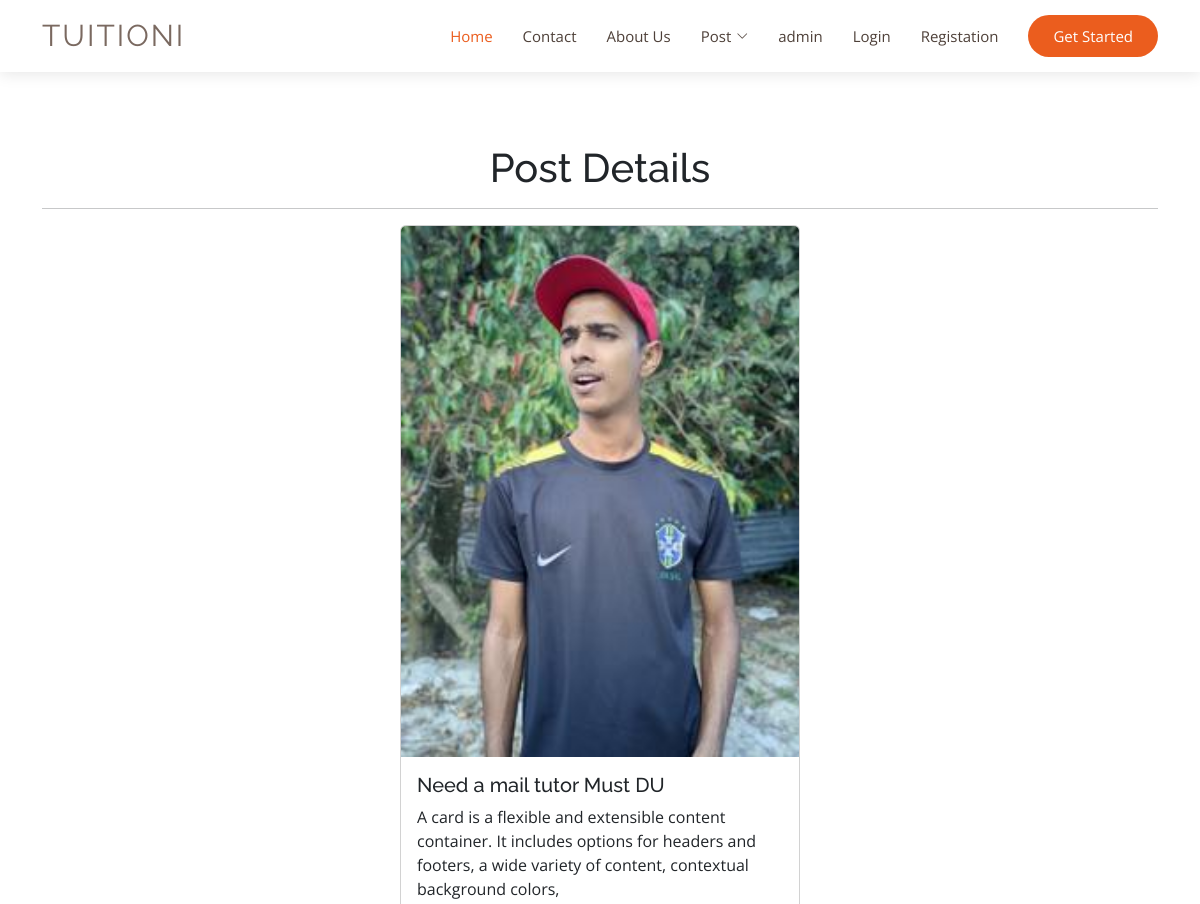
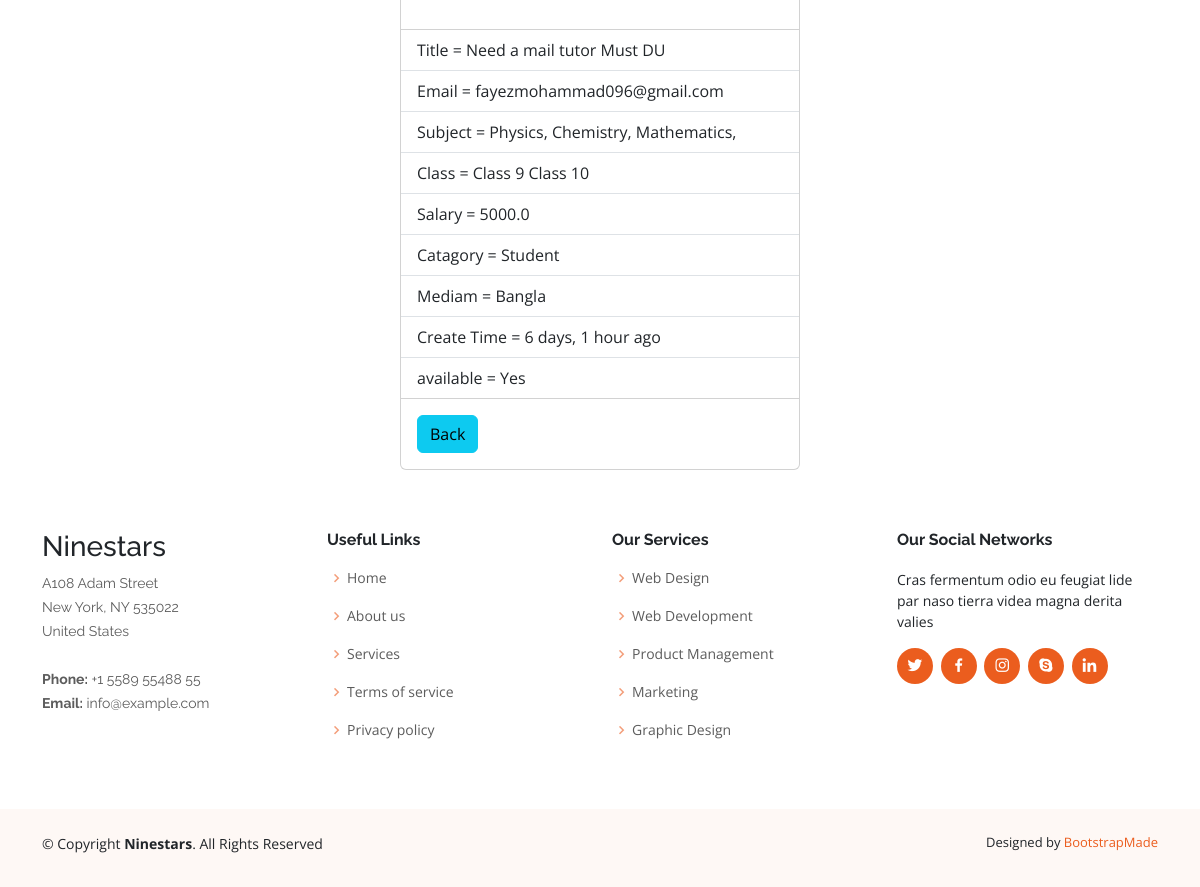
The app's page /tuition/post_detail/13/ with its own data (2 pictures, top to bottom).
### tuition/models.py (models this page shows, shortened)
class post(models.Model):
   CATAGORY = (
      ('Student','Student'),
      ('Teacher','Teacher'),
   )
   MEDIUM = (
      ('Bangla','Bangla'),
      ('English','English'),
      ('Hindi','Hindi'),
   )
   user = models.ForeignKey(User,on_delete=models.CASCADE,related_name='post_set',blank=True,null=True)
   id = models.AutoField(primary_key=True)
   title = models.CharField(max_length=100)
   slug = models.CharField(max_length=50,default=title)
   email = models.EmailField(max_length=254)
   salary = models.FloatField()
   details = models.TextField()
   available = models.BooleanField()
   catagory= models.CharField(max_length=50, choices=CATAGORY)
   created_at = models.DateTimeField(default=now)
   image = models.ImageField(default='default.jpg', upload_to='tuition/images')
   medium = MultiSelectField(max_length=255,default='English',max_choices=3,choices=MEDIUM)
   subject = models.ManyToManyField(Subject,related_name='subject_set')
   class_in = models.ManyToManyField(Class_in,related_name='class_set')

class Subject(models.Model):
   name = models.CharField(max_length=100)

class Class_in(models.Model):
   name = models.CharField(max_length=100)

### tuition/views.py (the view)
# urls.py: path('post_detail/<int:id>/', post_detail, name= "post_detail"),
def post_detail(request,id):
    postdetail = post.objects.get(id=id)
    return render(request,'tuition/postdetail.html',{'postdetail':postdetail})

### templates/tuition/postdetail.html (shortened to what this page needs)
{% include 'header.html' %}
<br><br><br>
{% block body %}
{% load humanize %}
<div class='container '>
    <h1 class=text-center>Post Details </h1><hr>
<div class="card mx-auto" style="width: 25rem;">
    <img src="{{postdetail.image.url}}" class="card-img-top " alt="Image">
    <div class="card-body">
      <h5 class="card-title">{{postdetail.title}}</h5>
      <p>{{postdetail.details}}</p>
    </div>
    <ul class="list-group list-group-flush">
      <li class="list-group-item">Title = {{postdetail.title}}<br></li>
      <li class="list-group-item">Email = {{postdetail.email}}<br></li>
      <li class="list-group-item">Subject = {% for s  in postdetail.subject.all  %}
        {{s.name}},
    {% endfor %}</li>
      <li class="list-group-item">Class = {% for c  in postdetail.class_in.all  %}
        {{c.name}}
    {% endfor %}</li>
    <li class="list-group-item"> Salary = {{postdetail.salary}}<br></li>
    <li class="list-group-item">Catagory = {{postdetail.catagory}}<br></li>
    <li class="list-group-item">Mediam = {{postdetail.medium}}<br></li>
    <li class="list-group-item">Create Time = {{postdetail.created_at | naturaltime}}<br></li>
    <li class="list-group-item">available = {%if postdetail.available %}Yes{%else%} No {%endif%} <br></li>
    </ul>
    <div class="card-body">
        <a href="/tuition/postlist/" class="card-link btn btn-info">Back</a>
    </div>
  </div>
</div>
{% endblock body %}
{% include 'footer.html' %}

### static/assets/css/style.css (style rules this page uses)
body { font-family: "Open Sans", sans-serif; color: #212529; }
a { color: #eb5d1e; text-decoration: none; }
h1, h2, h3, h4, h5, h6, .font-primary { font-family: "Raleway", sans-serif; }

### records on screen
post: image (picture), title "Need a mail tutor Must DU", details "A card is a flexible and extensible content container. It includes options for headers and footers, a wide variety of content, contextual background colors,", email "fayezmohammad096@gmail.com", salary "5000.0", catagory "Student", medium "Bangla", created_at "6 days, 1 hour ago"
Subject: name "Physics"
Subject: name "Chemistry"
Subject: name "Mathematics"
Class_in: name "Class 9"
Class_in: name "Class 10"
